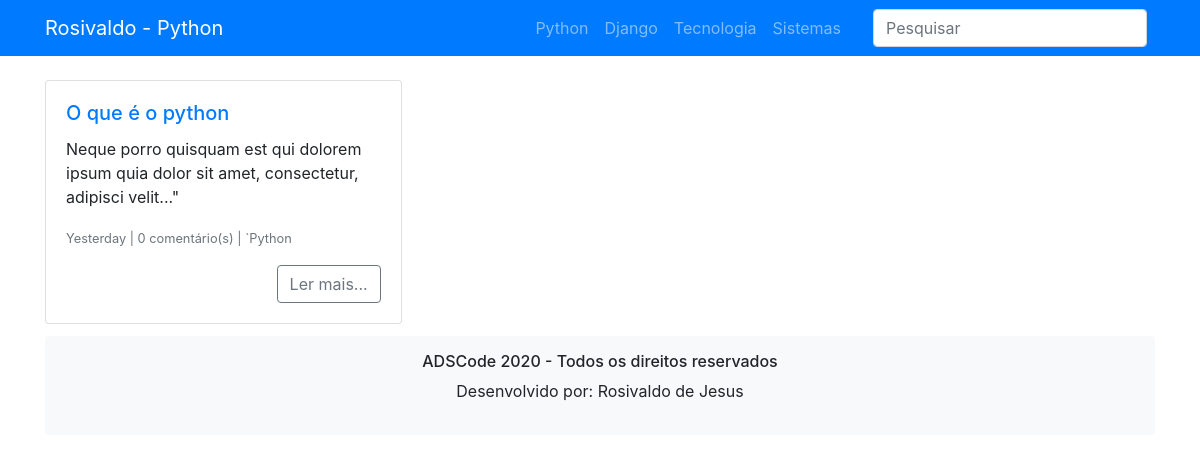
The app's page /, older data.
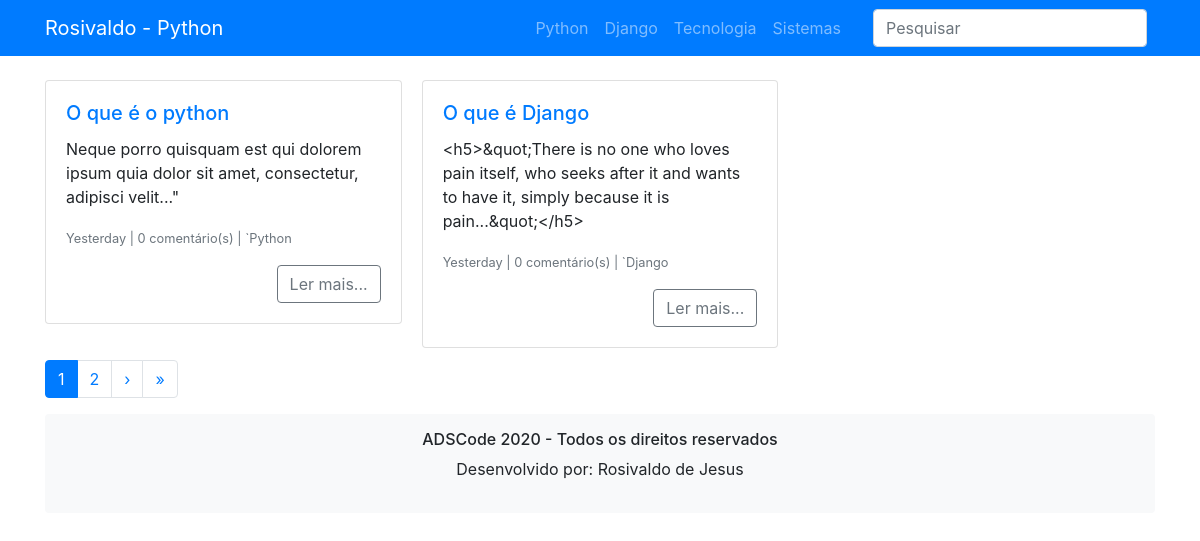
The same page, newer data.
### posts/models.py (models this page shows, shortened)
class Post(models.Model):
    titulo_post = models.CharField(max_length=255)
    autor_post = models.ForeignKey(User, on_delete=models.DO_NOTHING)
    data_post = models.DateTimeField(default=timezone.now)
    conteudo_post = RichTextField(blank=True, null=True)
    excerto_post = RichTextField(blank=True, null=True)
    categoria_post = models.ForeignKey(Categoria, on_delete=models.DO_NOTHING)
    imagem_post = models.ImageField(upload_to='post_img/%Y/%m/%d', blank=True)
    publicado_post = models.BooleanField(default=False)
    class Meta:
        verbose_name_plural = 'Post'

### categorias/models.py (models this page shows)
class Categoria(models.Model):
    nome_categoria = models.CharField(max_length=50, blank=True, null=True)
    class Meta:
        verbose_name_plural = "Categoria"
    def __str__(self):
        return "`{}".format(self.nome_categoria)

### posts/views.py (the view)
# urls.py: path('', views.PostIndex.as_view(), name='index'),
class PostIndex(ListView):
    model = Post
    template_name = 'posts/index.html'
    paginate_by = 2
    context_object_name = 'posts'

### posts/templates/posts/index.html (shortened to what this page needs)
{% extends 'base.html' %}
{% load humanize %}
{% block main %}
<div class="container">
    <div class="card-columns mt-4">
        {% for post in posts %}
        <div class="card">
            <div class="card-body">
                <h5 class="card-title">
                    <a href="{% url 'post_detalhes' post.id %}">
                        {{ post.titulo_post }}
                    </a>
                </h5>
                <p class="card-text">{{ post.excerto_post }}</p>
                <p class="card-text">
                    <small class="text-muted">
                        {{ post.data_post|naturalday|title }}
                        |
                        {{ post.comentario_set.count }} comentário(s)
                        |
                        {{ post.categoria_post }}</small>
                </p>
                <div class="text-right">
                    <a href="{% url 'post_detalhes' post.id %}" class="btn btn-outline-secondary">Ler mais...</a>
                </div>
            </div>
        </div>
        {% endfor %}
    </div>
    <div align="center">
        {% include "pagination.html" %}
    </div>
</div>
{% endblock %}

### templates/base.html (shortened to what this page needs)
<!DOCTYPE html>
{% load static %}
<html lang="pt-br">
    <head>
        <link rel="stylesheet" href="https://cdn.jsdelivr.net/npm/bootstrap@4.5.3/dist/css/bootstrap.min.css">
    </head>
    <body>
        <div>
            {% block header %}
                {% include "model-header.html" %}
            {% endblock %}
        </div>
        <div>
           {% block main %}     {% endblock %}
        </div>
        <div>
            {% block footer %}
                {% include "model-footer.html" %}
            {% endblock %}
        </div>
    </body>
</html>

### templates/model-header.html (shortened to what this page needs)
<nav class="navbar navbar-expand-lg navbar-dark bg-primary static-top">
    <div class="container">
        <a class="navbar-brand" href="{% url 'index' %}">Rosivaldo - Python </a>
        <div class="collapse navbar-collapse" id="navbarResponsive">
            <ul class="navbar-nav ml-auto">
                <li class="nav-item">
                    <a class="nav-link" href="{% url 'post_categoria' 'python' %}">Python</a>
                </li>
                <li class="nav-item">
                    <a class="nav-link" href="{% url 'post_categoria' 'django' %}">Django</a>
                </li>
                <li class="nav-item">
                    <a class="nav-link" href="{% url 'post_categoria' 'tecnologia' %}">Tecnologia</a>
                </li>
                <li class="nav-item">
                    <a class="nav-link" href="{% url 'post_categoria' 'sistemas' %}">Sistemas</a>
                </li>
            </ul>
            <form class="form-inline my-2 my-lg-0 ml-lg-4" action="{% url 'post_busca' %}">
                <input name="termo" value="{{ request.GET.termo }}" class="form-control mr-sm-2" type="search" placeholder="Pesquisar"
                       aria-label="Search">
            </form>
        </div>
    </div>
</nav>

### templates/pagination.html (shortened to what this page needs)
{% if is_paginated %}
<div class="pagination">
    <ul class="pagination">
        {% for num in page_obj.paginator.page_range %}
        {% if page_obj.number == num %}
        <li class="page-item active">
            <a class="page-link" href="?page={{ num }}">{{ num }}</a>
        </li>
        {% elif num > page_obj.number|add:'-3' and num < page_obj.number|add:'3' %}
        <li class="page-item">
            <a class="page-link" href="?page={{ num }}">{{ num }}</a>
        </li>
        {% endif %}
        {% endfor %}
        {% if page_obj.has_next %}
        <li class="page-item">
            <a class="page-link" href="?page={{ page_obj.next_page_number }}">&rsaquo;</a>
        </li>
        <li class="page-item">
            <a class="page-link" href="?page={{ page_obj.paginator.num_pages }}">&raquo;</a>
        </li>
        {% endif %}
    </ul>
</div>
{% endif %}

### templates/model-footer.html
<div class="container">
    <section>
    <div class="card border-0 p-3 mb-2 bg-light text-red" align="center">
        <div>
            <h6>ADSCode 2020 - Todos os direitos reservados</h6>
        </div>
        <div>
            <p>Desenvolvido por: Rosivaldo de Jesus</p>
        </div>
    </div>
</section>
</div>

Row changes from the older to the newer data that the page shows:
added Post: titulo_post "O que é Django", excerto_post "<h5>&quot;There is no one who loves pain itself, who seeks after it and wants to have it, simply because it is pain...&quot;</h5>", data_post "Yesterday", comentario_set.count "0", categoria_post "`Django"
Text that changed along with them:
new list line: "1"
new list line: "2"
